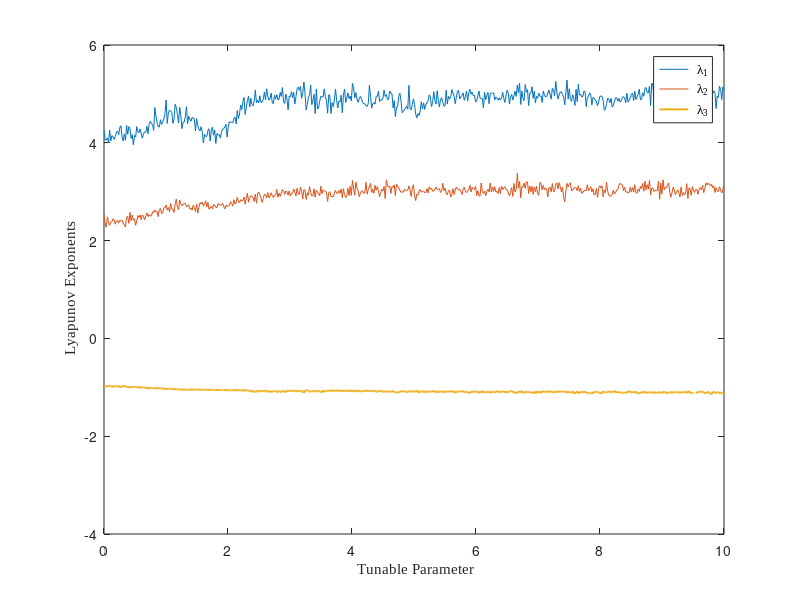

The MATLAB script that drew this image:
% 计算新提出的三维BNM混沌映射的李雅普诺夫指数
clc
clear
close all

N = 1000; 
a = linspace(0,10,550)'; 
b = 0.3; 
na = length(a); 
LE1 = zeros(na,1); 
LE2 = zeros(na,1);
LE3 = zeros(na,1); 
x = 0.121; y = 0.231; z = 0.218;
for i = 1:na
    LCEvector = zeros(3,1); 
    Q = eye(3); 
    for j = 1:N 
        xprev = x; 
        yprev = y;
        zprev = z; 
        x = cos(a(i)*xprev)*sin(1/(yprev*(1-yprev)^2)); 
        y = cos(xprev*yprev+b*zprev); 
        z = xprev;
        Ji = [-a(i)*sin(1/(y*(1-y)^2))*sin(a(i)*x), -(cos(a(i)*x)*cos(1/(y*(1-y)^2))*(3*y-1))/(y^2*(y-1)^3), 0;
              -y*sin(y*x+b*z),                      -x*sin(x*y+b*z),                                         -b*sin(b*z+x*y);
              1,                                    0,                                                       0];
        B = Ji*Q;
        [Q,R] = qr(B); 
        LCEvector = LCEvector+log(diag(abs(R))); 
    end 
    LE = LCEvector/N; 
    LE1(i) = LE(1); 
    LE2(i) = LE(2);
    LE3(i) = LE(3); 
end 

figure(1);
plot(a,LE1,'-',a,LE2,'-',a,LE3,'-','linewidth',1.5); 
set(gca,'XLim',[0,10]);
set(gca,'YLim',[-4,6]);
legend('\fontname{Times New Roman} \lambda_{1}','\fontname{Times New Roman} \lambda_{2}', ...
       '\fontname{Times New Roman} \lambda_{3}');
xlabel('\fontname{Times New Roman} Tunable Parameter');
ylabel('\fontname{Times New Roman} Lyapunov Exponents'); 
% set(gca,'fontsize',12);
